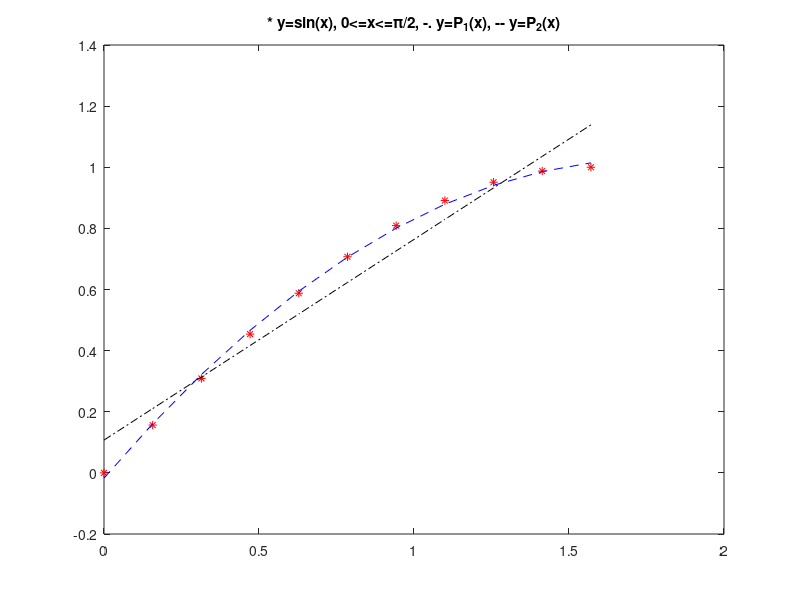

Write the MATLAB code that produced this figure.
%
% An example for Lecture 3.1
%
clear
format long
xv=0:pi/20:pi/2; yv=sin(xv);
plot(xv,yv,'r*')
hold on
nplus1=length(xv);
a11=nplus1; a12=sum(xv); a22=sum(xv.^2);
A1=[a11 a12;a12 a22];
b1=sum(yv); b2=sum(xv.*yv);
b=[b1;b2];
a=inv(A1)*b;
P=a(1)+a(2)*xv;
err1=sum((yv-P).^2);
disp('least square error = '),err1
plot(xv,P,'k-.')
a23=sum(xv.^3);
a33=sum(xv.^4);
A2=[A1 [a22;a23];a22 a23 a33];
b3=sum(xv.^2.*yv);
b(3,1)=b3;
a=inv(A2)*b;
P=a(1)+a(2)*xv+a(3)*xv.^2;
err2=sum((yv-P).^2);
disp('least square error = '),err2
plot(xv,P,'b--')
hold off
title('* y=sin(x), 0<=x<=\pi/2, -. y=P_1(x), -- y=P_2(x)')
